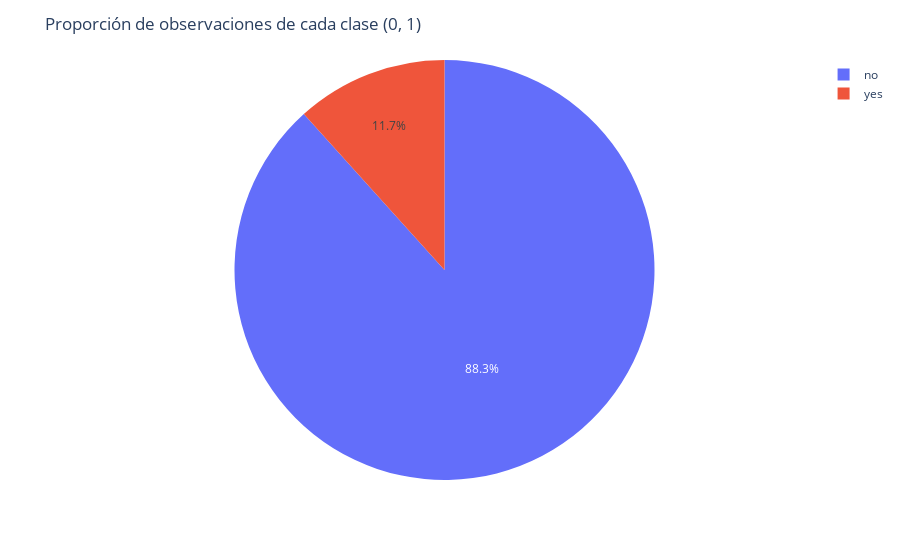

Notebook code cell kept with this figure:
### Markdown cell above
Falta unir grafico anterior con quesito

### Code cell
fig = ex.pie(data,names='subscribed')
fig.update_layout(title='Proporción de observaciones de cada clase (0, 1)')
fig.show()

### Figure 1 — Plotly figure (JSON) as saved in the notebook; plotly's stock layout.template omitted (floating-point values rounded to 4 significant figures; data arrays with more than 128 entries replaced by an {"elided": "..."} marker saying what was removed)
{"data": [{"domain": {"x": [0, 1], "y": [0, 1]}, "hovertemplate": "subscribed=%{label}<extra></extra>", "labels": {"elided": "49732 str values"}, "legendgroup": "", "name": "", "showlegend": true, "type": "pie"}], "layout": {"legend": {"tracegroupgap": 0}, "margin": {"t": 60}, "title": {"text": "Proporción de observaciones de cada clase (0, 1)"}}}
